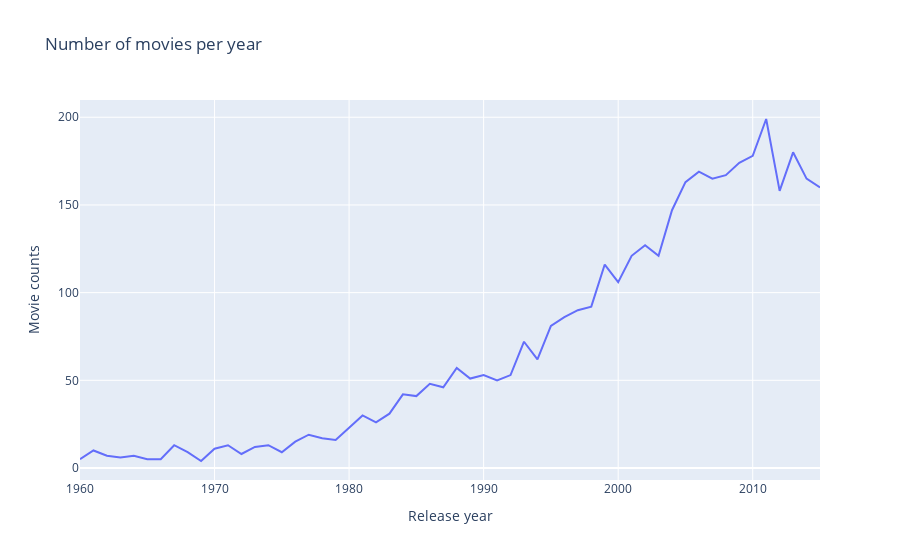

Notebook source saved alongside this figure:
### Markdown cell above
### Research question 2 : What year has the highest number of movies created?

### Code cell
px.line(number_of_movies_per_year,
        x= number_of_movies_per_year.index,
        y = number_of_movies_per_year.values,
        title="Number of movies per year",
        labels = {"release_year": "Release year", "y": "Movie counts"},
        range_x = [1960, 2015])

### Figure 1 — Plotly figure (JSON) as saved in the notebook; plotly's stock layout.template omitted (floating-point values rounded to 4 significant figures)
{"data": [{"hovertemplate": "Release year=%{x}<br>Movie counts=%{y}<extra></extra>", "legendgroup": "", "line": {"color": "#636efa", "dash": "solid"}, "marker": {"symbol": "circle"}, "mode": "lines", "name": "", "orientation": "v", "showlegend": false, "type": "scatter", "x": [1960, 1961, 1962, 1963, 1964, 1965, 1966, 1967, 1968, 1969, 1970, 1971, 1972, 1973, 1974, 1975, 1976, 1977, 1978, 1979, 1980, 1981, 1982, 1983, 1984, 1985, 1986, 1987, 1988, 1989, 1990, 1991, 1992, 1993, 1994, 1995, 1996, 1997, 1998, 1999, 2000, 2001, 2002, 2003, 2004, 2005, 2006, 2007, 2008, 2009, 2010, 2011, 2012, 2013, 2014, 2015], "xaxis": "x", "y": [5, 10, 7, 6, 7, 5, 5, 13, 9, 4, 11, 13, 8, 12, 13, 9, 15, 19, 17, 16, 23, 30, 26, 31, 42, 41, 48, 46, 57, 51, 53, 50, 53, 72, 62, 81, 86, 90, 92, 116, 106, 121, 127, 121, 147, 163, 169, 165, 167, 174, 178, 199, 158, 180, 165, 160], "yaxis": "y"}], "layout": {"legend": {"tracegroupgap": 0}, "title": {"text": "Number of movies per year"}, "xaxis": {"anchor": "y", "domain": [0.0, 1.0], "range": [1960, 2015], "title": {"text": "Release year"}}, "yaxis": {"anchor": "x", "domain": [0.0, 1.0], "title": {"text": "Movie counts"}}}}
